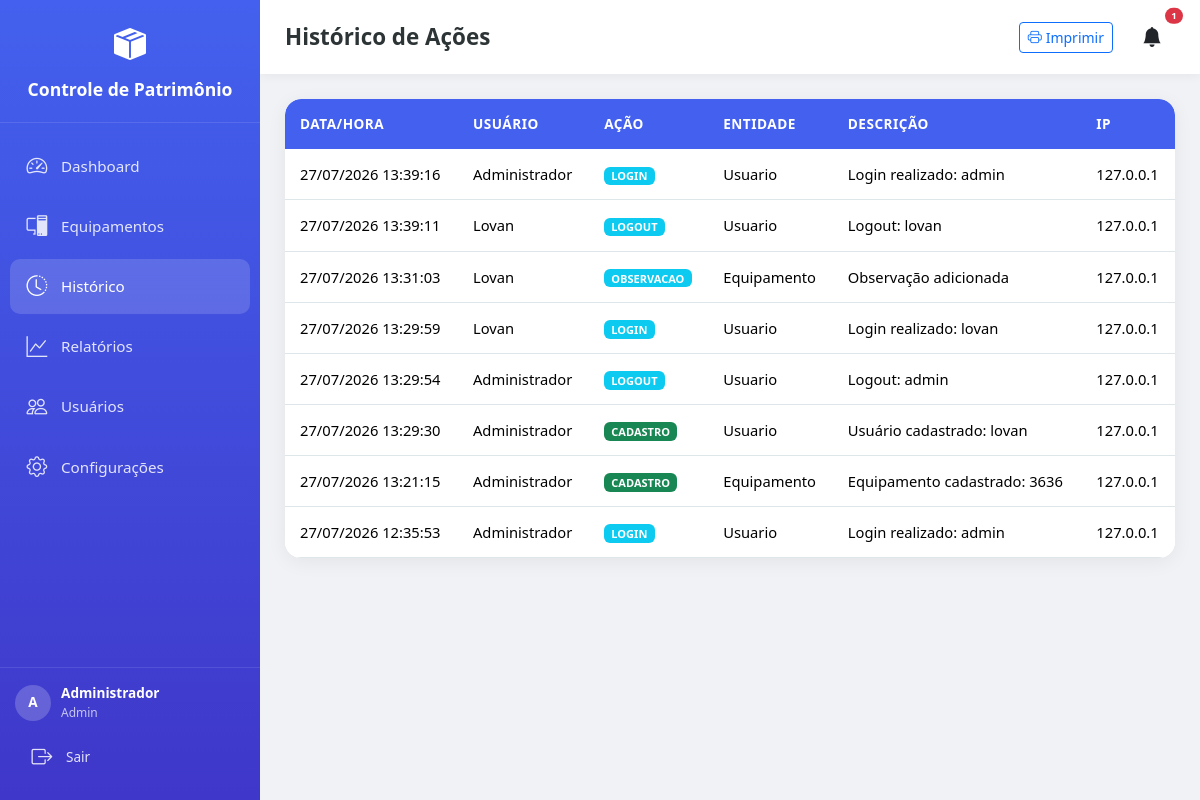
Page /historico (signed in) on the earlier database version.
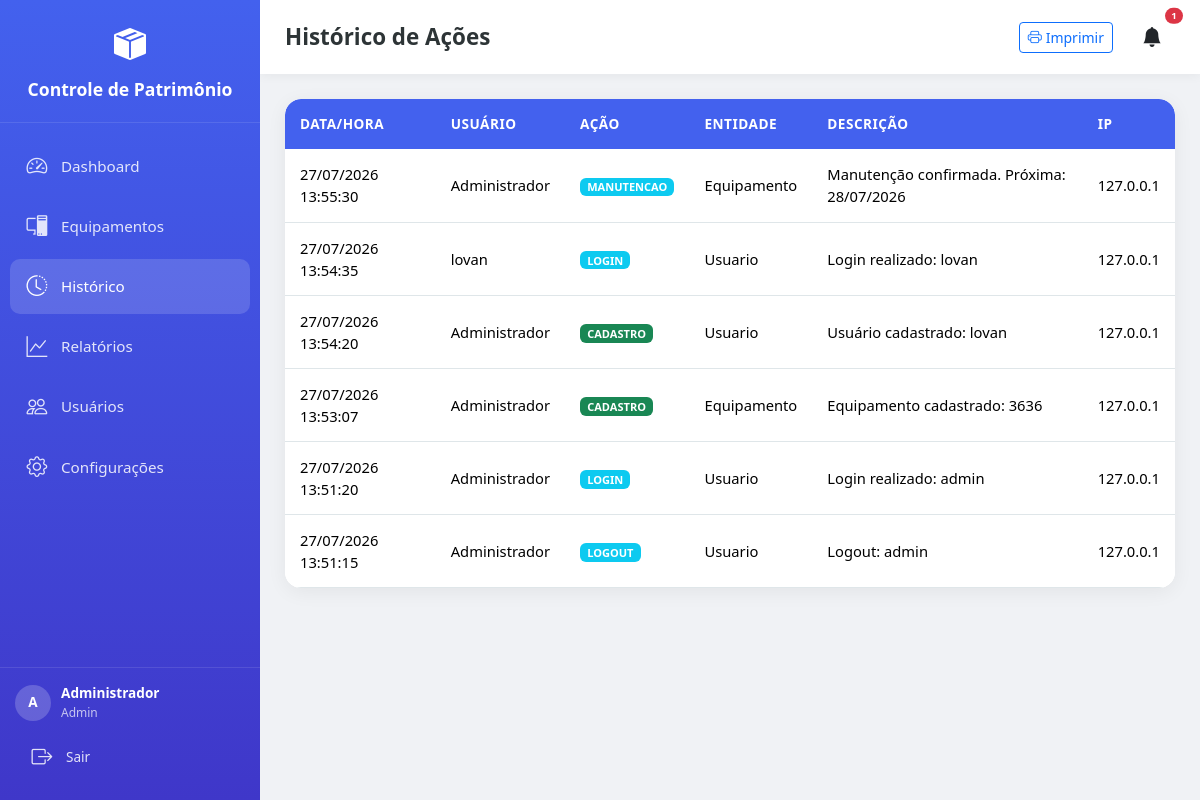
Same page on the later database version.
### app/models/models.py (models this page shows, shortened)
class Configuracao(db.Model):
    __tablename__ = 'configuracoes'
    id = db.Column(db.Integer, primary_key=True)
    nome_empresa = db.Column(db.String(200), default='Controle de Patrimônio')
    logo = db.Column(db.String(200), nullable=True)
    dias_lembrete_manutencao = db.Column(db.String(50), default='30,15,7,1')
    tema = db.Column(db.String(20), default='claro')
    data_atualizacao = db.Column(db.DateTime, default=datetime.now, onupdate=datetime.now)

class Usuario(UserMixin, db.Model):
    __tablename__ = 'usuarios'
    id = db.Column(db.Integer, primary_key=True)
    nome = db.Column(db.String(100), nullable=False)
    username = db.Column(db.String(50), unique=True, nullable=False)
    email = db.Column(db.String(120), unique=True, nullable=False)
    password_hash = db.Column(db.String(256), nullable=False)
    is_admin = db.Column(db.Boolean, default=False)
    ativo = db.Column(db.Boolean, default=True)
    data_criacao = db.Column(db.DateTime, default=datetime.now)
    equipamentos = db.relationship('Equipamento', backref='usuario_cadastro', lazy=True)

class Historico(db.Model):
    __tablename__ = 'historico'
    id = db.Column(db.Integer, primary_key=True)
    usuario_id = db.Column(db.Integer, db.ForeignKey('usuarios.id'), nullable=True)
    usuario_nome = db.Column(db.String(100))
    acao = db.Column(db.String(50), nullable=False)
    entidade = db.Column(db.String(50), nullable=False)
    entidade_id = db.Column(db.Integer)
    descricao = db.Column(db.Text)
    data = db.Column(db.DateTime, default=datetime.now)
    ip = db.Column(db.String(50))

### app/routes/main.py (the view)
@bp.route('/historico')
@login_required
def historico():
    page = request.args.get('page', 1, type=int)
    query = Historico.query.order_by(Historico.data.desc())
    pagination = query.paginate(page=page, per_page=50, error_out=False)
    config = Configuracao.query.first()
    return render_template('historico.html', historico=pagination.items, pagination=pagination, config=config)

### app/__init__.py (called while the page is built)
def create_app():
    app = Flask(__name__)
    app.config.from_object(Config)
    db.init_app(app)
    login_manager.init_app(app)
    login_manager.login_view = 'auth.login'
    login_manager.login_message = 'Por favor, faça login para acessar esta página.'
    login_manager.login_message_category = 'warning'
    with app.app_context():
        from app.routes import auth, main, api, admin
        app.register_blueprint(auth.bp)
        app.register_blueprint(main.bp)
        app.register_blueprint(api.bp, url_prefix='/api')
        app.register_blueprint(admin.bp, url_prefix='/admin')
        db.create_all()
        criar_admin_padrao()
        criar_config_padrao()
    @app.context_processor
    def inject_date():
        from datetime import date
        return dict(date=date)
    return app

### app/routes/auth.py (called while the page is built)
@login_manager.user_loader
def load_user(user_id):
    return Usuario.query.get(int(user_id))

### app/templates/historico.html (shortened to what this page needs)
{% extends "base.html" %}
{% block page_title %}Histórico de Ações{% endblock %}
{% block content %}
<div class="card-modern overflow-hidden">
    <div class="table-responsive">
        <table class="table table-modern mb-0">
            <thead>
                <tr>
                    <th>Data/Hora</th>
                    <th>Usuário</th>
                    <th>Ação</th>
                    <th>Entidade</th>
                    <th>Descrição</th>
                    <th>IP</th>
                </tr>
            </thead>
            <tbody>
                {% for h in historico %}
                <tr>
                    <td>{{ h.data.strftime('%d/%m/%Y %H:%M:%S') }}</td>
                    <td>{{ h.usuario_nome or 'Sistema' }}</td>
                    <td><span class="badge bg-{{ 'success' if h.acao=='CADASTRO' else 'warning' if h.acao=='EDICAO' else 'danger' if h.acao=='EXCLUSAO' else 'info' }}">{{ h.acao }}</span></td>
                    <td>{{ h.entidade }}</td>
                    <td>{{ h.descricao or '-' }}</td>
                    <td>{{ h.ip or '-' }}</td>
                </tr>
                {% else %}
                <tr><td colspan="6" class="text-center py-4 text-muted">Nenhum registro.</td></tr>
                {% endfor %}
            </tbody>
        </table>
    </div>
</div>
{% endblock %}

### app/templates/base.html (shortened to what this page needs)
<!DOCTYPE html>
<html lang="pt-BR" data-theme="{{ config.tema if config else 'claro' }}">
<head>
    <link href="https://cdn.jsdelivr.net/npm/bootstrap@5.3.2/dist/css/bootstrap.min.css" rel="stylesheet">
    <link rel="stylesheet" href="https://cdn.jsdelivr.net/npm/bootstrap-icons@1.11.1/font/bootstrap-icons.css">
    <link rel="stylesheet" href="/static/css/style.css">
</head>
<body>
    {% if current_user.is_authenticated %}
    <nav class="sidebar" id="sidebar">
        <div class="sidebar-header">
            <div class="logo-icon"><i class="bi bi-box-seam-fill"></i></div>
            <div class="logo-text">{{ config.nome_empresa if config else 'Patrimônio' }}</div>
        </div>
        <div class="sidebar-nav">
            <div class="nav-item">
                <a href="{{ url_for('main.dashboard') }}" class="nav-link {% if request.endpoint == 'main.dashboard' %}active{% endif %}">
                    <i class="bi bi-speedometer2"></i>
                    <span class="nav-text">Dashboard</span>
                </a>
            </div>
            <div class="nav-item">
                <a href="{{ url_for('main.equipamentos') }}" class="nav-link {% if request.endpoint.startswith('main.equipamento') %}active{% endif %}">
                    <i class="bi bi-pc-display"></i>
                    <span class="nav-text">Equipamentos</span>
                </a>
            </div>
            <div class="nav-item">
                <a href="{{ url_for('main.historico') }}" class="nav-link {% if request.endpoint == 'main.historico' %}active{% endif %}">
                    <i class="bi bi-clock-history"></i>
                    <span class="nav-text">Histórico</span>
                </a>
            </div>
            <div class="nav-item">
                <a href="{{ url_for('main.relatorios') }}" class="nav-link {% if request.endpoint == 'main.relatorios' %}active{% endif %}">
                    <i class="bi bi-graph-up"></i>
                    <span class="nav-text">Relatórios</span>
                </a>
            </div>
            {% if current_user.is_admin %}
            <div class="nav-item">
                <a href="{{ url_for('admin.usuarios') }}" class="nav-link {% if request.endpoint.startswith('admin.') %}active{% endif %}">
                    <i class="bi bi-people"></i>
                    <span class="nav-text">Usuários</span>
                </a>
            </div>
            <div class="nav-item">
                <a href="{{ url_for('admin.configuracoes') }}" class="nav-link {% if request.endpoint == 'admin.configuracoes' %}active{% endif %}">
                    <i class="bi bi-gear"></i>
                    <span class="nav-text">Configurações</span>
                </a>
            </div>
            {% endif %}
        </div>
        <div class="sidebar-footer">
            <div class="user-info">
                <div class="user-avatar">{{ current_user.nome[0] }}</div>
                <div>
                    <div style="font-weight:600;">{{ current_user.nome }}</div>
                    <div style="opacity:0.7; font-size:0.75rem;">{{ 'Admin' if current_user.is_admin else 'Usuário' }}</div>
                </div>
            </div>
            <a href="{{ url_for('auth.logout') }}" class="nav-link mt-2" style="font-size:0.85rem;">
                <i class="bi bi-box-arrow-right"></i>
                <span class="nav-text">Sair</span>
            </a>
        </div>
    </nav>
    {% endif %}
    <div class="main-content">
        {% if current_user.is_authenticated %}
        <div class="topbar no-print">
            <h1 class="page-title">{% block page_title %}Dashboard{% endblock %}</h1>
            <div class="d-flex align-items-center gap-3">
                <a href="{{ url_for('main.impressao') }}" target="_blank" class="btn btn-sm btn-outline-primary no-print d-none d-md-inline-flex">
                    <i class="bi bi-printer me-1"></i> Imprimir
                </a>
                <div class="dropdown no-print">
                    <button class="btn btn-link text-dark position-relative" data-bs-toggle="dropdown">
                        <i class="bi bi-bell-fill fs-5"></i>
                        <span class="position-absolute top-0 start-100 translate-middle badge rounded-pill bg-danger" id="notifCount" style="font-size:0.6rem; display:none;">0</span>
                    </button>
                </div>
            </div>
        </div>
        {% endif %}
        <div class="content-area">
            {% block content %}{% endblock %}
        </div>
    </div>
</body>
</html>

### app/static/css/style.css (style rules this page uses)
.card-modern { animation: slideUp 0.4s ease forwards; }

### app/templates/base.html (style rules this page uses)
:root { --primary: #4361ee; --primary-light: #4895ef; --secondary: #3f37c9; --success: #4cc9f0; --danger: #f72585; --warning: #f9c74f; --info: #90e0ef; --light: #f8f9fa; --dark: #212529; --bg-body: #f0f2f5; --bg-card: #ffffff; --text-main: #2d3436; --text-muted: #636e72; --border-color: #dfe6e9; --sidebar-width: 260px; --sidebar-collapsed: 70px; }
* { box-sizing: border-box; }
body { font-family: 'Segoe UI', system-ui, -apple-system, sans-serif; background: var(--bg-body); color: var(--text-main); min-height: 100vh; overflow-x: hidden; }
.sidebar { position: fixed; top: 0; left: 0; width: var(--sidebar-width); height: 100vh; background: linear-gradient(180deg, var(--primary) 0%, var(--secondary) 100%); color: white; z-index: 1000; transition: all 0.3s ease; display: flex; flex-direction: column; overflow-y: auto; }
.sidebar-header { padding: 20px; text-align: center; border-bottom: 1px solid rgba(255,255,255,0.1); }
.logo-icon { font-size: 2rem; color: white; }
.logo-text { font-size: 1.1rem; font-weight: 700; margin-top: 8px; }
.sidebar-nav { flex: 1; padding: 15px 10px; }
.nav-item { margin-bottom: 5px; }
.nav-link { display: flex; align-items: center; padding: 12px 15px; color: rgba(255,255,255,0.85); text-decoration: none; border-radius: 10px; transition: all 0.2s; font-size: 0.95rem; }
.nav-link:hover, .nav-link.active { background: rgba(255,255,255,0.15); color: white; }
.nav-link i { font-size: 1.3rem; margin-right: 12px; min-width: 24px; text-align: center; }
.sidebar-footer { padding: 15px; border-top: 1px solid rgba(255,255,255,0.1); }
.user-info { display: flex; align-items: center; gap: 10px; font-size: 0.85rem; }
.user-avatar { width: 36px; height: 36px; border-radius: 50%; background: rgba(255,255,255,0.2); display: flex; align-items: center; justify-content: center; font-weight: bold; }
.main-content { margin-left: var(--sidebar-width); min-height: 100vh; transition: margin-left 0.3s ease; padding-bottom: 80px; }
.topbar { background: var(--bg-card); padding: 15px 25px; display: flex; align-items: center; justify-content: space-between; box-shadow: 0 2px 10px rgba(0,0,0,0.05); position: sticky; top: 0; z-index: 100; }
.page-title { font-size: 1.4rem; font-weight: 700; color: var(--text-main); margin: 0; }
.content-area { padding: 25px; }
.card-modern { background: var(--bg-card); border: none; border-radius: 16px; box-shadow: 0 4px 20px rgba(0,0,0,0.06); transition: transform 0.2s, box-shadow 0.2s; }
.table-modern { background: var(--bg-card); border-radius: 16px; overflow: hidden; }
.table-modern thead th { background: var(--primary); color: white; font-weight: 600; font-size: 0.85rem; text-transform: uppercase; letter-spacing: 0.5px; padding: 15px; border: none; position: sticky; top: 0; z-index: 10; }
.table-modern tbody td { padding: 14px 15px; border-bottom: 1px solid var(--border-color); vertical-align: middle; font-size: 0.92rem; }

Differences in the rows shown:
removed Historico: data "27/07/2026 13:39:16", usuario_nome "Administrador", acao "LOGIN", entidade "Usuario", descricao "Login realizado: admin", ip "127.0.0.1"
removed Historico: data "27/07/2026 13:39:11", usuario_nome "Lovan", acao "LOGOUT", entidade "Usuario", descricao "Logout: lovan", ip "127.0.0.1"
changed Historico: data "27/07/2026 13:31:03" → "27/07/2026 13:55:30"; usuario_nome "Lovan" → "Administrador"; acao "OBSERVACAO" → "MANUTENCAO"; descricao "Observação adicionada" → "Manutenção confirmada. Próxima: 28/07/2026"
changed Historico "Login realizado: lovan": data "27/07/2026 13:29:59" → "27/07/2026 13:54:35"; usuario_nome "Lovan" → "lovan"
changed Historico: data "27/07/2026 13:29:54" → "27/07/2026 13:54:20"; acao "LOGOUT" → "CADASTRO"; descricao "Logout: admin" → "Usuário cadastrado: lovan"
changed Historico: data "27/07/2026 13:29:30" → "27/07/2026 13:53:07"; entidade "Usuario" → "Equipamento"; descricao "Usuário cadastrado: lovan" → "Equipamento cadastrado: 3636"
changed Historico: data "27/07/2026 13:21:15" → "27/07/2026 13:51:20"; acao "CADASTRO" → "LOGIN"; entidade "Equipamento" → "Usuario"; descricao "Equipamento cadastrado: 3636" → "Login realizado: admin"
changed Historico: data "27/07/2026 12:35:53" → "27/07/2026 13:51:15"; acao "LOGIN" → "LOGOUT"; descricao "Login realizado: admin" → "Logout: admin"
